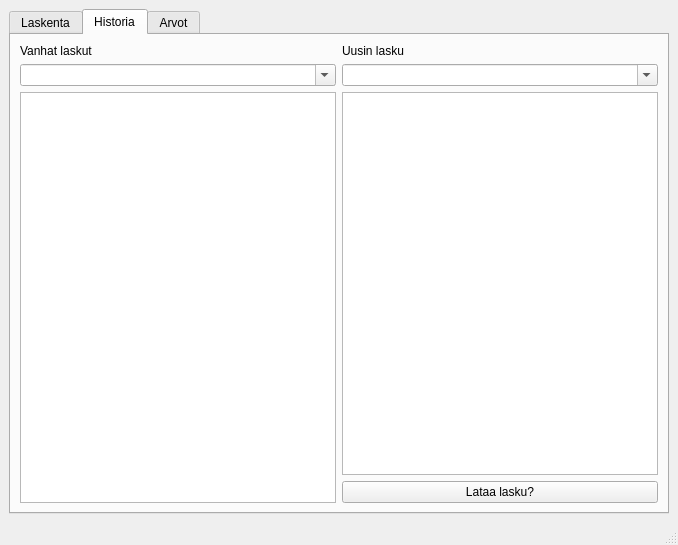
<?xml version="1.0" encoding="UTF-8"?>
<ui version="4.0">
 <class>MainWindow</class>
 <widget class="QMainWindow" name="MainWindow">
  <property name="geometry">
   <rect>
    <x>0</x>
    <y>0</y>
    <width>678</width>
    <height>545</height>
   </rect>
  </property>
  <property name="windowTitle">
   <string>MainWindow</string>
  </property>
  <widget class="QWidget" name="centralwidget">
   <layout class="QHBoxLayout" name="horizontalLayout">
    <item>
     <layout class="QVBoxLayout" name="verticalLayout">
      <item>
       <widget class="QTabWidget" name="tabWidget">
        <property name="tabPosition">
         <enum>QTabWidget::TabPosition::North</enum>
        </property>
        <property name="tabShape">
         <enum>QTabWidget::TabShape::Rounded</enum>
        </property>
        <property name="currentIndex">
         <number>1</number>
        </property>
        <widget class="QWidget" name="tab">
         <attribute name="title">
          <string>Laskenta</string>
         </attribute>
         <attribute name="toolTip">
          <string>Laske uudelleen</string>
         </attribute>
         <layout class="QGridLayout" name="gridLayout">
          <item row="1" column="0">
           <widget class="QComboBox" name="comboBox">
            <property name="editable">
             <bool>true</bool>
            </property>
           </widget>
          </item>
          <item row="2" column="0">
           <widget class="QTableView" name="tableView"/>
          </item>
          <item row="2" column="1">
           <widget class="QPushButton" name="LaskeButton">
            <property name="text">
             <string>Laske</string>
            </property>
           </widget>
          </item>
          <item row="0" column="0">
           <widget class="QLabel" name="label_3">
            <property name="text">
             <string>Materiaalit</string>
            </property>
           </widget>
          </item>
         </layout>
        </widget>
        <widget class="QWidget" name="tab_2">
         <attribute name="title">
          <string>Historia</string>
         </attribute>
         <attribute name="toolTip">
          <string>Katso vanhoja laskelmia</string>
         </attribute>
         <layout class="QGridLayout" name="gridLayout_2">
          <item row="1" column="1">
           <widget class="QComboBox" name="comboBox_3">
            <property name="editable">
             <bool>true</bool>
            </property>
           </widget>
          </item>
          <item row="2" column="0" rowspan="2">
           <widget class="QTableWidget" name="tableWidget"/>
          </item>
          <item row="3" column="1">
           <widget class="QPushButton" name="Lataalasku">
            <property name="text">
             <string>Lataa lasku?</string>
            </property>
           </widget>
          </item>
          <item row="2" column="1">
           <widget class="QTableWidget" name="tableWidget_2"/>
          </item>
          <item row="1" column="0">
           <widget class="QComboBox" name="comboBox_2">
            <property name="editable">
             <bool>true</bool>
            </property>
           </widget>
          </item>
          <item row="0" column="0">
           <widget class="QLabel" name="label">
            <property name="text">
             <string>Vanhat laskut</string>
            </property>
           </widget>
          </item>
          <item row="0" column="1">
           <widget class="QLabel" name="label_2">
            <property name="text">
             <string>Uusin lasku</string>
            </property>
           </widget>
          </item>
         </layout>
        </widget>
        <widget class="QWidget" name="tab_3">
         <attribute name="title">
          <string>Arvot</string>
         </attribute>
         <attribute name="toolTip">
          <string>Muuta arvoja laskuille</string>
         </attribute>
        </widget>
       </widget>
      </item>
     </layout>
    </item>
   </layout>
  </widget>
  <widget class="QMenuBar" name="menubar">
   <property name="geometry">
    <rect>
     <x>0</x>
     <y>0</y>
     <width>678</width>
     <height>21</height>
    </rect>
   </property>
  </widget>
  <widget class="QStatusBar" name="statusbar"/>
 </widget>
 <resources/>
 <connections/>
</ui>
